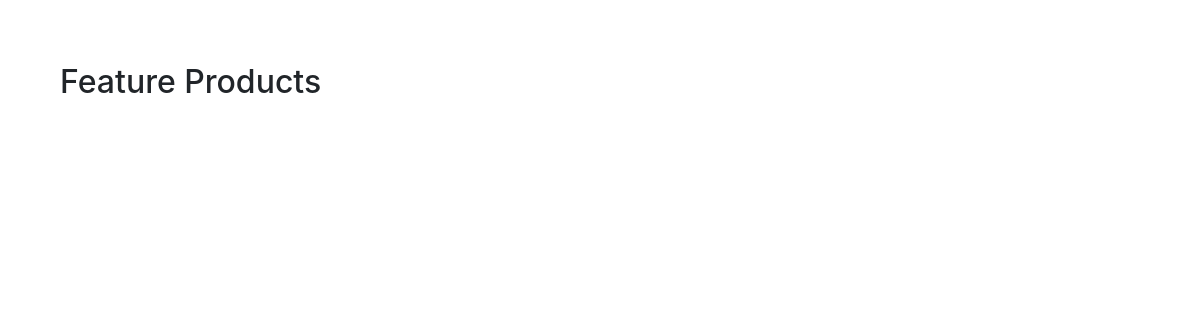
Before: / with the older database file.
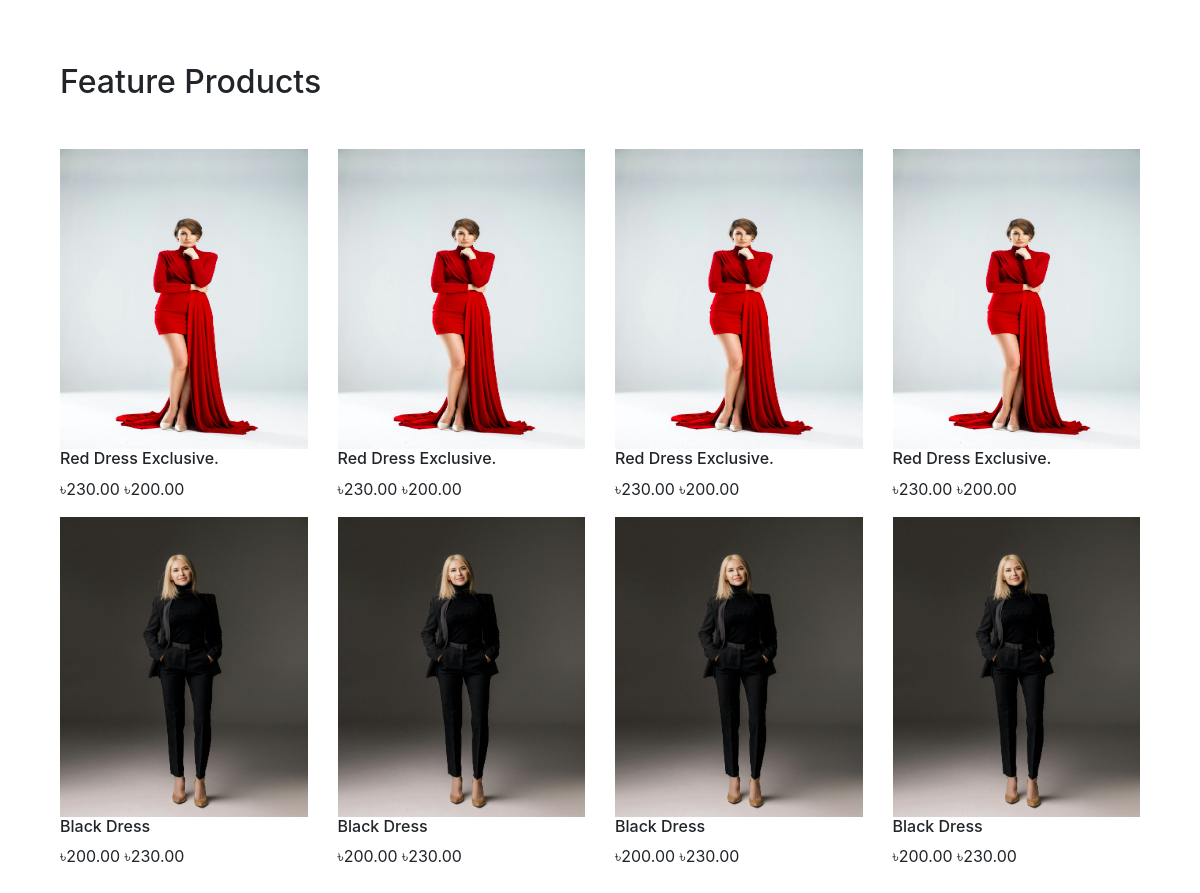
After: the same page with the newer database file.
### shop_app/models.py (models this page shows, shortened)
class Product(models.Model):
    main_image = models.ImageField(upload_to='products/')
    name = models.CharField(max_length=264)
    category = models.ForeignKey(Category, on_delete=models.CASCADE, related_name='category')
    preview_text = models.TextField(max_length=200, verbose_name='Preview Text')
    detail_text = models.TextField(max_length=1000, verbose_name='Description')
    price = models.FloatField()
    old_price = models.FloatField(default=0.00)
    created = models.DateTimeField(auto_now_add=True)
    class Meta:
        ordering = ['-created',]

### shop_app/views.py (the view)
# urls.py: path('', views.Home.as_view(), name='home'),
class Home(ListView):
    model = Product
    template_name = 'shop_app/home.html'

### templates/shop_app/home.html
{% extends 'base.html' %}
{% block body_block %}
    <div class="container my-5">
        <h2 class="my-5">Feature Products</h2>
        <div class="row">
            {% for object in object_list %}
                <div class="col-md-6 col-sm-12 col-lg-3">
                    <figure class="">
                        <div class="">
                            <img src="{{ object.main_image.url }}" style="width: 100%;height: 300px" alt="">
                        </div>
                        <figcaption>
                            <h6>{{ object.name }}</h6>
                            <div class="">
                                <span>&#2547;{{ object.price|floatformat:2 }}</span>
                                <span>&#2547;{{ object.old_price|floatformat:2 }}</span>
                            </div>
                        </figcaption>
                    </figure>
                </div>
            {% endfor %}
        </div>
    </div>
{% endblock %}

### templates/base.html (shortened to what this page needs)
{% load static %}
<!DOCTYPE html>
<html lang="en">
<head>
    <link rel="stylesheet" href="https://cdn.jsdelivr.net/npm/bootstrap@4.6.2/dist/css/bootstrap.min.css">
    <link rel="stylesheet" href="{% static 'main.css' %}">
</head>
<body>
<div class="container" style="padding-top: 15px">
    {% block body_block %}
    {% endblock %}
</div>
</body>
</html>

Changed rows visible on the page:
added Product: main_image (picture), name "Red Dress Exclusive.", price "230.00", old_price "200.00"
added Product: main_image (picture), name "Red Dress Exclusive.", price "230.00", old_price "200.00"
added Product: main_image (picture), name "Red Dress Exclusive.", price "230.00", old_price "200.00"
added Product: main_image (picture), name "Red Dress Exclusive.", price "230.00", old_price "200.00"
added Product: main_image (picture), name "Black Dress", price "200.00", old_price "230.00"
added Product: main_image (picture), name "Black Dress", price "200.00", old_price "230.00"
added Product: main_image (picture), name "Black Dress", price "200.00", old_price "230.00"
added Product: main_image (picture), name "Black Dress", price "200.00", old_price "230.00"
